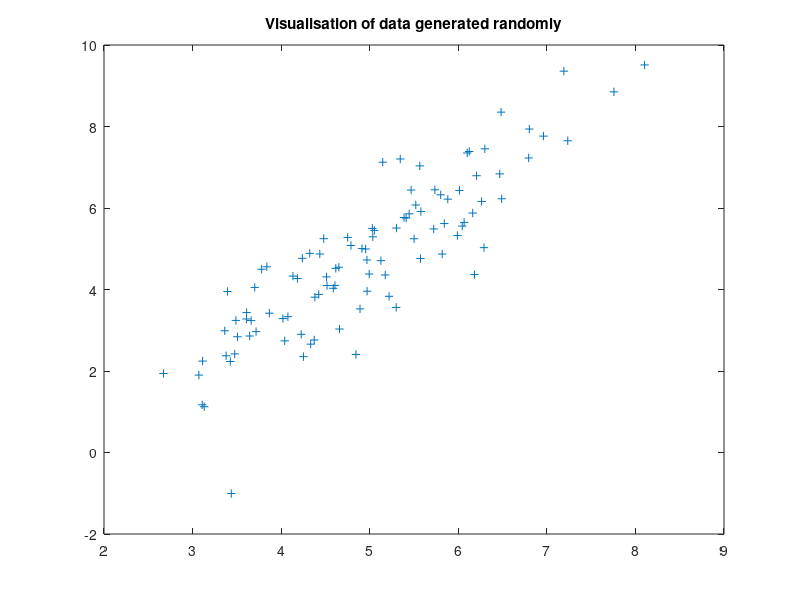
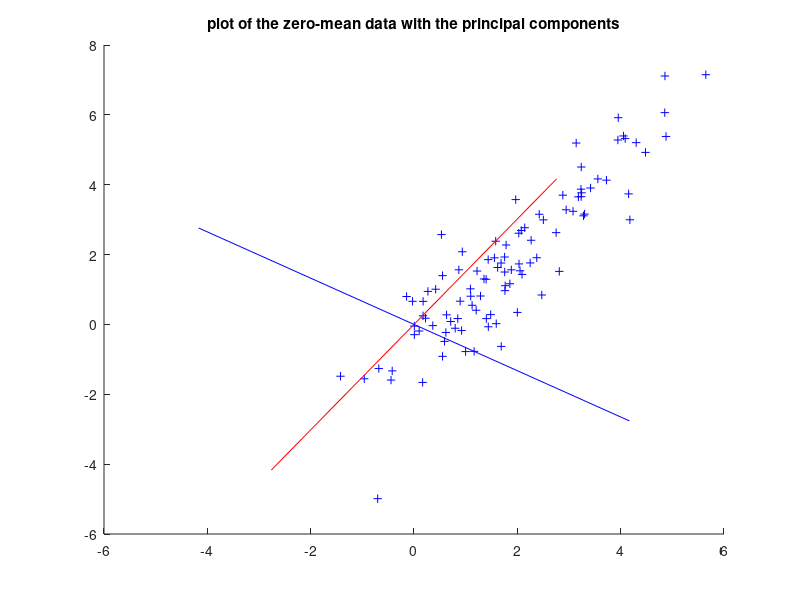

Recreate these plots in MATLAB, in order.
% PCA Algorithm in Matlab - cmu example	

clear all
% generate data
% R = mvnrnd(MU,SIGMA,N) returns a N-by-D matrix R of random vectors
% chosen from the multivariate normal distribution with 1-by-D mean
% vector MU, and D-by-D covariance matrix SIGMA.
Data = mvnrnd([5, 5],[1 1.5; 1.5 3], 100);

figure(1); 
plot(Data(:,1), Data(:,2), '+');
title('Visualisation of data generated randomly')

% center the data
for i = 1:size(Data,1)
  Data(i, :) = Data(i, :) - mean(Data);
end

 %covariance matrix
DataCov = cov(Data);
[PC, variances, explained] = pcacov(DataCov); %eigen

% plot principal components
figure(2); 
clf; 
hold on;
plot(Data(:,1), Data(:,2), '+b');

plot(PC(1,1)*[-5 5], PC(2,1)*[-5 5], '-r')
plot(PC(1,2)*[-5 5], PC(2,2)*[-5 5], '-b'); 

title('plot of the zero-mean data with the principal components')

hold off

% project down to 1 dimension
PcaPos = Data * PC(:, 1);
